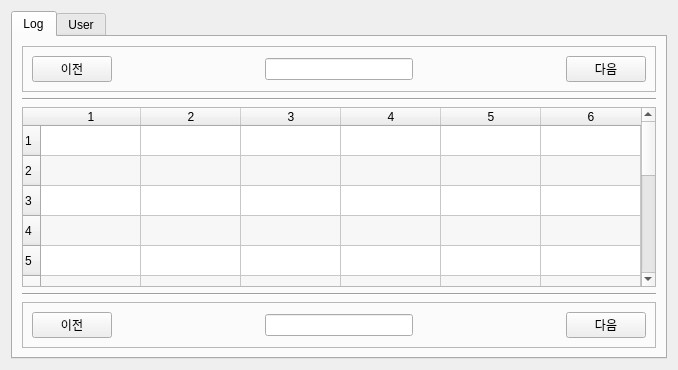
<?xml version="1.0" encoding="UTF-8"?>
<ui version="4.0">
 <class>logMonForm</class>
 <widget class="QWidget" name="logMonForm">
  <property name="geometry">
   <rect>
    <x>0</x>
    <y>0</y>
    <width>678</width>
    <height>370</height>
   </rect>
  </property>
  <property name="windowTitle">
   <string>Form</string>
  </property>
  <layout class="QVBoxLayout" name="verticalLayout">
   <item>
    <widget class="QTabWidget" name="tabWidget">
     <property name="currentIndex">
      <number>0</number>
     </property>
     <widget class="QWidget" name="logTab">
      <attribute name="title">
       <string>Log</string>
      </attribute>
      <layout class="QVBoxLayout" name="verticalLayout_2">
       <item>
        <widget class="QFrame" name="frame">
         <property name="frameShape">
          <enum>QFrame::StyledPanel</enum>
         </property>
         <property name="frameShadow">
          <enum>QFrame::Raised</enum>
         </property>
         <layout class="QHBoxLayout" name="horizontalLayout">
          <item>
           <widget class="QPushButton" name="beforeBtn">
            <property name="text">
             <string>이전</string>
            </property>
           </widget>
          </item>
          <item>
           <spacer name="horizontalSpacer">
            <property name="orientation">
             <enum>Qt::Horizontal</enum>
            </property>
            <property name="sizeHint" stdset="0">
             <size>
              <width>146</width>
              <height>20</height>
             </size>
            </property>
           </spacer>
          </item>
          <item>
           <widget class="QLineEdit" name="pageLineEdit"/>
          </item>
          <item>
           <spacer name="horizontalSpacer_2">
            <property name="orientation">
             <enum>Qt::Horizontal</enum>
            </property>
            <property name="sizeHint" stdset="0">
             <size>
              <width>146</width>
              <height>20</height>
             </size>
            </property>
           </spacer>
          </item>
          <item>
           <widget class="QPushButton" name="nextBtn">
            <property name="text">
             <string>다음</string>
            </property>
           </widget>
          </item>
         </layout>
        </widget>
       </item>
       <item>
        <widget class="Line" name="line_2">
         <property name="orientation">
          <enum>Qt::Horizontal</enum>
         </property>
        </widget>
       </item>
       <item>
        <widget class="QTableWidget" name="tableWidget">
         <property name="alternatingRowColors">
          <bool>true</bool>
         </property>
         <property name="selectionBehavior">
          <enum>QAbstractItemView::SelectRows</enum>
         </property>
         <property name="rowCount">
          <number>14</number>
         </property>
         <property name="columnCount">
          <number>6</number>
         </property>
         <attribute name="horizontalHeaderVisible">
          <bool>true</bool>
         </attribute>
         <attribute name="horizontalHeaderCascadingSectionResizes">
          <bool>false</bool>
         </attribute>
         <attribute name="horizontalHeaderStretchLastSection">
          <bool>true</bool>
         </attribute>
         <attribute name="verticalHeaderStretchLastSection">
          <bool>true</bool>
         </attribute>
         <row/>
         <row/>
         <row/>
         <row/>
         <row/>
         <row/>
         <row/>
         <row/>
         <row/>
         <row/>
         <row/>
         <row/>
         <row/>
         <row/>
         <column/>
         <column/>
         <column/>
         <column/>
         <column/>
         <column/>
        </widget>
       </item>
       <item>
        <widget class="Line" name="line">
         <property name="orientation">
          <enum>Qt::Horizontal</enum>
         </property>
        </widget>
       </item>
       <item>
        <widget class="QFrame" name="frame_2">
         <property name="frameShape">
          <enum>QFrame::StyledPanel</enum>
         </property>
         <property name="frameShadow">
          <enum>QFrame::Raised</enum>
         </property>
         <layout class="QHBoxLayout" name="horizontalLayout_2">
          <item>
           <widget class="QPushButton" name="beforeBtn2">
            <property name="text">
             <string>이전</string>
            </property>
           </widget>
          </item>
          <item>
           <spacer name="horizontalSpacer_3">
            <property name="orientation">
             <enum>Qt::Horizontal</enum>
            </property>
            <property name="sizeHint" stdset="0">
             <size>
              <width>146</width>
              <height>20</height>
             </size>
            </property>
           </spacer>
          </item>
          <item>
           <widget class="QLineEdit" name="pageLineEdit2"/>
          </item>
          <item>
           <spacer name="horizontalSpacer_4">
            <property name="orientation">
             <enum>Qt::Horizontal</enum>
            </property>
            <property name="sizeHint" stdset="0">
             <size>
              <width>146</width>
              <height>20</height>
             </size>
            </property>
           </spacer>
          </item>
          <item>
           <widget class="QPushButton" name="nextBtn2">
            <property name="text">
             <string>다음</string>
            </property>
           </widget>
          </item>
         </layout>
        </widget>
       </item>
      </layout>
     </widget>
     <widget class="QWidget" name="userTab">
      <attribute name="title">
       <string>User</string>
      </attribute>
     </widget>
    </widget>
   </item>
  </layout>
 </widget>
 <resources/>
 <connections/>
</ui>
